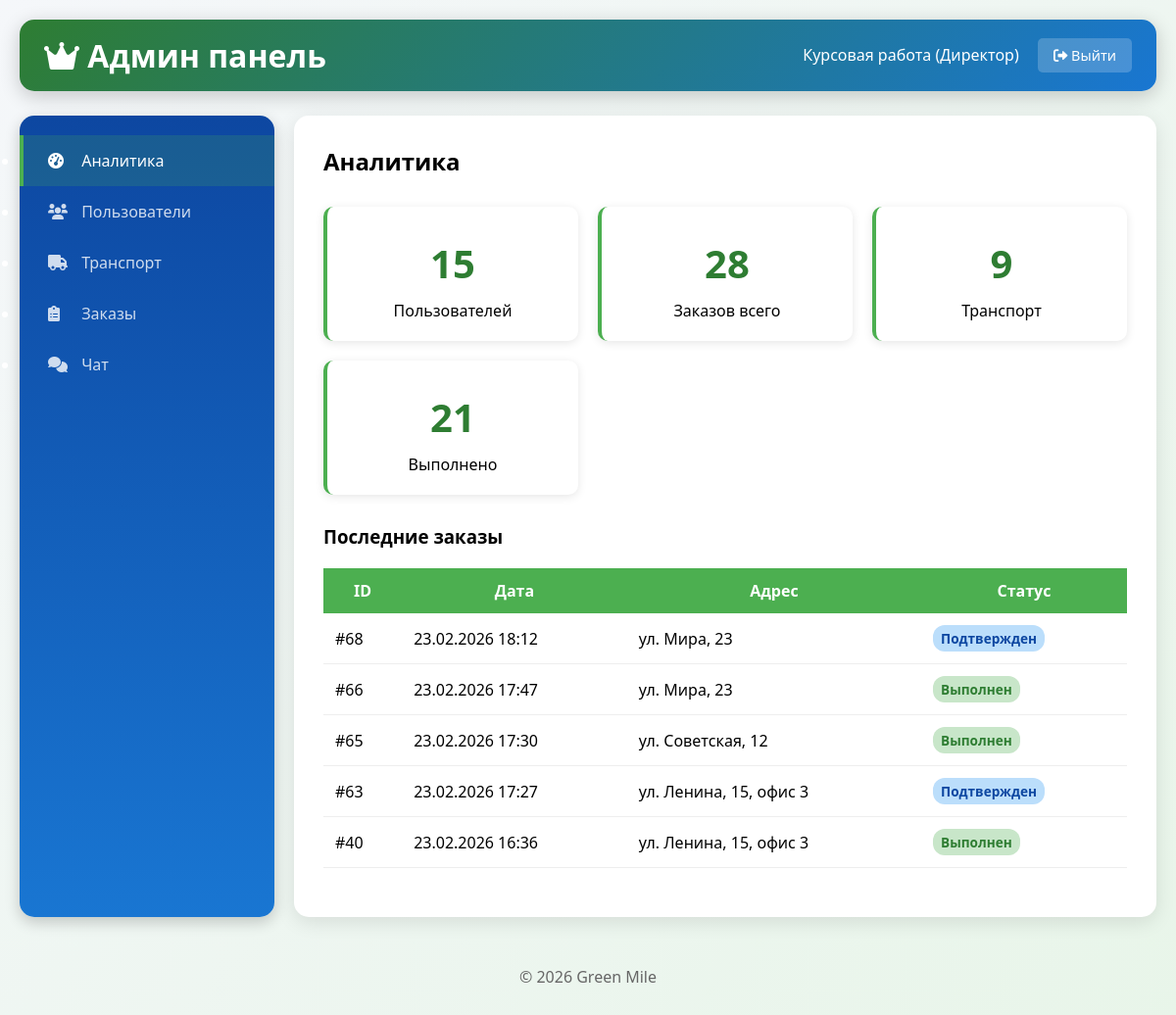
The page /Green_Mile/admin/index.php (signed in) on the database its author committed.
### tables this page shows
CREATE TABLE `orders` (
  `id_order` int(11) NOT NULL,
  `id_client` int(11) DEFAULT NULL,
  `route_id` int(11) DEFAULT NULL,
  `status` int(11) DEFAULT NULL,
  `data_Time` datetime DEFAULT NULL,
  `volume` varchar(255) DEFAULT NULL,
  `addres` varchar(255) DEFAULT NULL,
  `comments` text DEFAULT NULL,
  `id_materials` int(11) DEFAULT NULL
);

### Green_Mile/admin/index.php (the view, shortened to what this page needs)
<?php
include_once '../api/config.php';
$current_page = isset($_GET['page']) ? $_GET['page'] : 'dashboard';
?>
<!DOCTYPE html>
<html lang="ru">
<head>
    <link rel="stylesheet" href="https://cdnjs.cloudflare.com/ajax/libs/font-awesome/6.0.0/css/all.min.css">
</head>
<body>
    <div class="container">
        <header class="dashboard-header">
            <h1><i class="fas fa-crown"></i> Админ панель</h1>
            <div>
                <span><?php echo $_SESSION['first_name'] . ' ' . $_SESSION['last_name']; ?> (Директор)</span>
                <a href="../api/logout.php" class="btn" style="background: rgba(255,255,255,0.2); color: white; margin-left: 15px;">
                    <i class="fas fa-sign-out-alt"></i> Выйти
                </a>
            </div>
        </header>
        <div class="admin-container">
            <nav class="admin-sidebar">
                <div class="admin-nav">
                    <ul>
                        <li><a href="?page=dashboard" class="<?php echo $current_page=='dashboard'?'active':''; ?>">
                            <i class="fas fa-tachometer-alt"></i> Аналитика
                        </a></li>
                        <li><a href="?page=users" class="<?php echo $current_page=='users'?'active':''; ?>">
                            <i class="fas fa-users"></i> Пользователи
                        </a></li>
                        <li><a href="?page=transport" class="<?php echo $current_page=='transport'?'active':''; ?>">
                            <i class="fas fa-truck"></i> Транспорт
                        </a></li>
                        <li><a href="?page=orders" class="<?php echo $current_page=='orders'?'active':''; ?>">
                            <i class="fas fa-clipboard-list"></i> Заказы
                        </a></li>
                        <li><a href="?page=chat" class="<?php echo $current_page=='chat'?'active':''; ?>">
                            <i class="fas fa-comments"></i> Чат
                        </a></li>
                    </ul>
                </div>
            </nav>
            <main class="admin-content">
                <?php if($current_page == 'dashboard'): ?>
                <section class="admin-section active">
                    <h2>Аналитика</h2>
                    <div class="stat-grid">
                        <?php
                        $total_users = $conn->query("SELECT COUNT(*) as total FROM users")->fetch_assoc()['total'];
                        $total_orders = $conn->query("SELECT COUNT(*) as total FROM orders")->fetch_assoc()['total'];
                        $total_transport = $conn->query("SELECT COUNT(*) as total FROM transport")->fetch_assoc()['total'];
                        $completed_orders = $conn->query("SELECT COUNT(*) as total FROM orders WHERE status=5")->fetch_assoc()['total'];
                        ?>
                        <div class="stat-card"><div class="stat-number"><?php echo $total_users; ?></div><div>Пользователей</div></div>
                        <div class="stat-card"><div class="stat-number"><?php echo $total_orders; ?></div><div>Заказов всего</div></div>
                        <div class="stat-card"><div class="stat-number"><?php echo $total_transport; ?></div><div>Транспорт</div></div>
                        <div class="stat-card"><div class="stat-number"><?php echo $completed_orders; ?></div><div>Выполнено</div></div>
                    </div>
                    <h3>Последние заказы</h3>
                    <table>
                        <thead><tr><th>ID</th><th>Дата</th><th>Адрес</th><th>Статус</th></tr></thead>
                        <tbody>
                            <?php
                            $recent = $conn->query("SELECT * FROM orders ORDER BY data_Time DESC LIMIT 5");
                            while($order = $recent->fetch_assoc()):
                                $status = ['','Новый','Подтвержден','В работе','Завершен','Выполнен'][$order['status']] ?? 'Неизвестно';
                                $status_class = ['','badge-warning','badge-info','badge-primary','badge-success','badge-success'][$order['status']] ?? 'badge-secondary';
                            ?>
                            <tr>
                                <td>#<?php echo $order['id_order']; ?></td>
                                <td><?php echo date('d.m.Y H:i', strtotime($order['data_Time'])); ?></td>
                                <td><?php echo $order['addres']; ?></td>
                                <td><span class="badge <?php echo $status_class; ?>"><?php echo $status; ?></span></td>
                            </tr>
                            <?php endwhile; ?>
                        </tbody>
                    </table>
                </section>
                <?php endif; ?>
            </main>
        </div>
        <footer>&copy; 2026 Green Mile</footer>
    </div>
</body>
</html>

### Green_Mile/admin/index.php (style rules this page uses)
* { margin: 0; padding: 0; box-sizing: border-box; }
body { font-family: 'Segoe UI', sans-serif; background: linear-gradient(135deg, #f5f7fa, #e8f5e9); min-height: 100vh; }
.container { max-width: 1400px; margin: 0 auto; padding: 20px; }
.dashboard-header { background: linear-gradient(135deg, #2E7D32, #1976D2); color: white; padding: 15px 25px; border-radius: 15px; margin-bottom: 25px; display: flex; justify-content: space-between; align-items: center; box-shadow: 0 5px 20px rgba(0,0,0,0.2); }
.admin-container { display: flex; gap: 20px; }
.admin-sidebar { width: 260px; background: linear-gradient(180deg, #0D47A1, #1976D2); color: white; border-radius: 15px; padding: 20px 0; box-shadow: 0 5px 15px rgba(0,0,0,0.2); }
.admin-nav a { display: block; padding: 15px 25px; color: rgba(255,255,255,0.8); text-decoration: none; border-left: 4px solid transparent; transition: all 0.3s; }
.admin-nav a:hover, .admin-nav a.active { background: rgba(76,175,80,0.2); border-left-color: #4CAF50; color: white; }
.admin-nav i { margin-right: 10px; width: 20px; }
.admin-content { flex: 1; background: white; border-radius: 15px; padding: 30px; box-shadow: 0 5px 20px rgba(0,0,0,0.1); }
.admin-section { display: none; }
.admin-section.active { display: block; animation: fadeIn 0.5s; }
.stat-grid { display: grid; grid-template-columns: repeat(auto-fit, minmax(200px, 1fr)); gap: 20px; margin: 30px 0; }
.stat-card { background: white; padding: 20px; border-radius: 10px; text-align: center; border-left: 4px solid #4CAF50; box-shadow: 0 2px 10px rgba(0,0,0,0.1); }
.stat-number { font-size: 2.5rem; font-weight: bold; color: #2E7D32; margin: 10px 0; }
table { width: 100%; border-collapse: collapse; margin: 20px 0; }
th { background: #4CAF50; color: white; padding: 12px; }
td { padding: 12px; border-bottom: 1px solid #eee; }
.btn { display: inline-block; padding: 8px 16px; border-radius: 5px; border: none; cursor: pointer; transition: all 0.3s; text-decoration: none; font-size: 0.9rem; }
.badge { display: inline-block; padding: 4px 8px; border-radius: 12px; font-size: 0.85rem; font-weight: bold; }
.badge-success { background: #C8E6C9; color: #2E7D32; }
.badge-info { background: #BBDEFB; color: #0D47A1; }
footer { margin-top: 30px; text-align: center; color: #666; padding: 20px; }

### rows shown on the page
orders: id_order "68", data_Time "23.02.2026 18:12", addres "ул. Мира, 23", status "Подтвержден"
orders: id_order "66", data_Time "23.02.2026 17:47", addres "ул. Мира, 23", status "Выполнен"
orders: id_order "65", data_Time "23.02.2026 17:30", addres "ул. Советская, 12", status "Выполнен"
orders: id_order "63", data_Time "23.02.2026 17:27", addres "ул. Ленина, 15, офис 3", status "Подтвержден"
orders: id_order "40", data_Time "23.02.2026 16:36", addres "ул. Ленина, 15, офис 3", status "Выполнен"

### other values the page prints
$_SESSION['first_name'] "Курсовая"
$_SESSION['last_name'] "работа"
$total_users "15"
$total_orders "28"
$total_transport "9"
$completed_orders "21"
